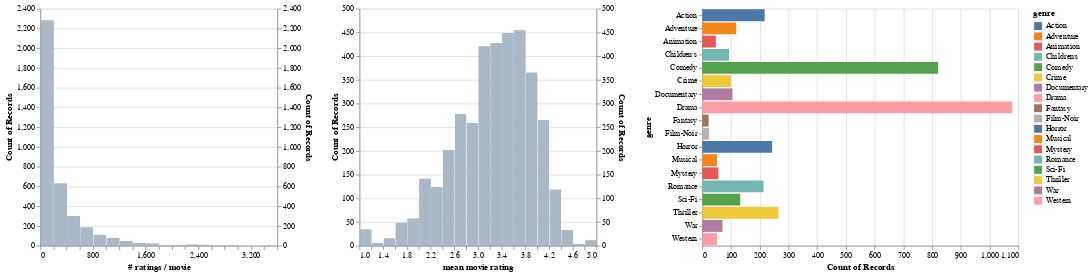

Notebook code for this chart:
### Code cell
alt.hconcat(
    filtered_hist('rating count', '# ratings / movie', genre_filter),
    filtered_hist('rating mean', 'mean movie rating', genre_filter),
    genre_chart,
    data=movies_ratings)

### Figure 1 — Vega-Lite specification as saved in the notebook (floating-point values rounded to 4 significant figures; data arrays with more than 128 entries replaced by an {"elided": "..."} marker saying what was removed)
{"config": {"view": {"continuousWidth": 400, "continuousHeight": 300}}, "hconcat": [{"layer": [{"mark": "bar", "encoding": {"x": {"bin": {"maxbins": 20}, "field": "rating count", "title": "# ratings / movie", "type": "quantitative"}, "y": {"aggregate": "count", "type": "quantitative"}}, "transform": [{"filter": {"selection": "selector003"}}], "width": 300}, {"mark": "bar", "encoding": {"color": {"value": "lightgray"}, "opacity": {"value": 0.7}, "x": {"bin": {"maxbins": 20}, "field": "rating count", "title": "# ratings / movie", "type": "quantitative"}, "y": {"aggregate": "count", "type": "quantitative"}}, "width": 300}], "resolve": {"scale": {"y": "independent"}}}, {"layer": [{"mark": "bar", "encoding": {"x": {"bin": {"maxbins": 20}, "field": "rating mean", "title": "mean movie rating", "type": "quantitative"}, "y": {"aggregate": "count", "type": "quantitative"}}, "transform": [{"filter": {"selection": "selector003"}}], "width": 300}, {"mark": "bar", "encoding": {"color": {"value": "lightgray"}, "opacity": {"value": 0.7}, "x": {"bin": {"maxbins": 20}, "field": "rating mean", "title": "mean movie rating", "type": "quantitative"}, "y": {"aggregate": "count", "type": "quantitative"}}, "width": 300}], "resolve": {"scale": {"y": "independent"}}}, {"mark": "bar", "encoding": {"color": {"condition": {"field": "genre", "type": "nominal", "selection": "selector003"}, "value": "lightgray"}, "x": {"aggregate": "count", "type": "quantitative"}, "y": {"field": "genre", "type": "nominal"}}, "height": 300, "selection": {"selector003": {"type": "multi", "fields": ["genre"]}}}], "data": {"name": "data-08bdd8e53b7e162d79fee3a04f4b6ae9"}, "$schema": "https://vega.github.io/schema/vega-lite/v4.17.0.json", "datasets": {"data-08bdd8e53b7e162d79fee3a04f4b6ae9": {"elided": "3706 records"}}}
